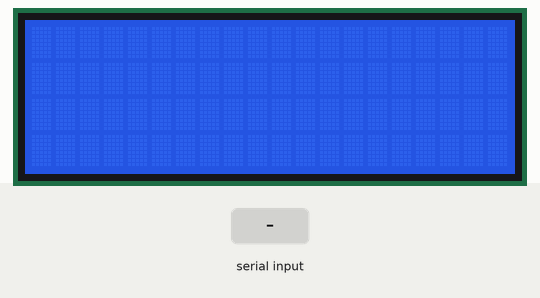
Simulated run of this sketch. Board: Arduino Uno, built with avr-gcc and run on an emulated ATmega328P. On the bench: 20×4 character LCD. Inputs (shaded band) come from the test bench. What the sketch prints to the serial monitor is not drawn.

Above: at 1.2 s.
1.3 s: "H" received over Serial
At 2.0 s:
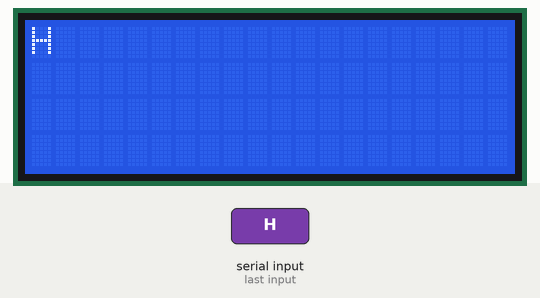
2.8 s: "H" received over Serial
At 4.5 s:
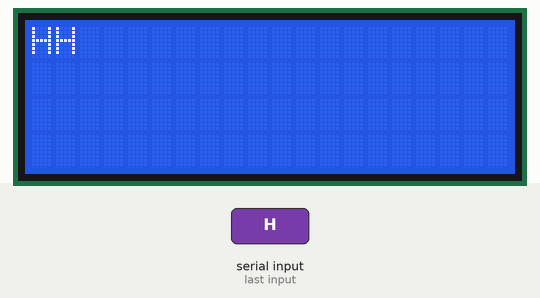
4.8 s: "H" received over Serial
At 6.2 s:
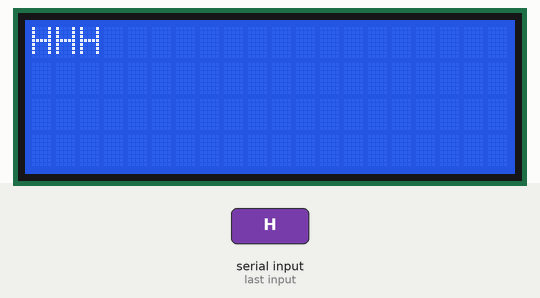
6.8 s: "H" received over Serial
At 7.8 s:
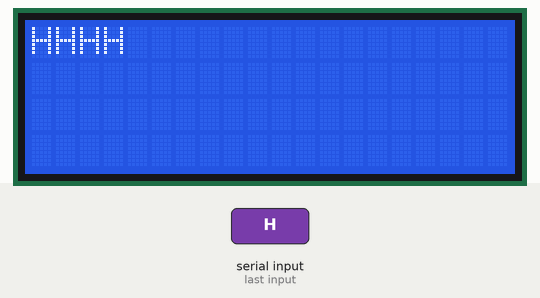
Timing chart, 0 to 9.8 s (numbered marks = the images above; inputs shaded):
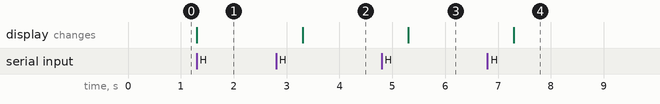

Measured:
- after the input at 1.3 s, the display: changes at once (image 1)
- after the input at 2.8 s, the display: changes after 0.50 s (image 2)
- after the input at 4.8 s, the display: changes after 0.50 s (image 3)
- after the input at 6.8 s, the display: changes after 0.50 s (image 4)

The sketch:

slave2.ino
```cpp
#include <LiquidCrystal.h>

LiquidCrystal lcd(13, 12, 11, 10, 9, 6);
const int ledPin = 13;
int inchar;

void setup() {
  lcd.begin(20, 4);
  lcd.clear();
  Serial.begin(9600);
  Serial.print('H');
}

void loop()
{
  if(Serial.available() > 0)
  {
    inchar = Serial.read();
    if(inchar == 'H')
    {
    lcd.print("H");
    delay(2000);
    Serial.print('H');
    }
  }
}
```
